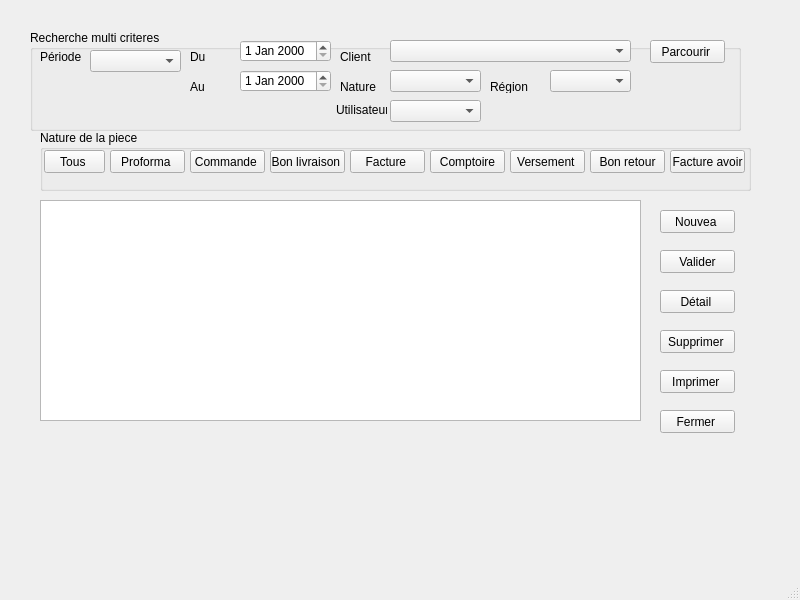
<?xml version="1.0" encoding="UTF-8"?>
<ui version="4.0">
 <class>MainWindow</class>
 <widget class="QMainWindow" name="MainWindow">
  <property name="geometry">
   <rect>
    <x>0</x>
    <y>0</y>
    <width>800</width>
    <height>600</height>
   </rect>
  </property>
  <property name="windowTitle">
   <string>MainWindow</string>
  </property>
  <widget class="QWidget" name="centralwidget">
   <widget class="QPushButton" name="pushButton_142">
    <property name="geometry">
     <rect>
      <x>660</x>
      <y>290</y>
      <width>75</width>
      <height>23</height>
     </rect>
    </property>
    <property name="text">
     <string>Détail </string>
    </property>
   </widget>
   <widget class="QPushButton" name="pushButton_143">
    <property name="geometry">
     <rect>
      <x>660</x>
      <y>410</y>
      <width>75</width>
      <height>23</height>
     </rect>
    </property>
    <property name="text">
     <string>Fermer </string>
    </property>
   </widget>
   <widget class="QPushButton" name="pushButton_172">
    <property name="geometry">
     <rect>
      <x>660</x>
      <y>210</y>
      <width>75</width>
      <height>23</height>
     </rect>
    </property>
    <property name="text">
     <string>Nouvea </string>
    </property>
   </widget>
   <widget class="QPushButton" name="pushButton_171">
    <property name="geometry">
     <rect>
      <x>660</x>
      <y>370</y>
      <width>75</width>
      <height>23</height>
     </rect>
    </property>
    <property name="text">
     <string>Imprimer </string>
    </property>
   </widget>
   <widget class="QGroupBox" name="groupBox_35">
    <property name="geometry">
     <rect>
      <x>30</x>
      <y>30</y>
      <width>711</width>
      <height>101</height>
     </rect>
    </property>
    <property name="title">
     <string>Recherche multi criteres </string>
    </property>
    <widget class="QLabel" name="label_246">
     <property name="geometry">
      <rect>
       <x>10</x>
       <y>20</y>
       <width>47</width>
       <height>13</height>
      </rect>
     </property>
     <property name="text">
      <string>Période </string>
     </property>
    </widget>
    <widget class="QLabel" name="label_247">
     <property name="geometry">
      <rect>
       <x>160</x>
       <y>20</y>
       <width>47</width>
       <height>13</height>
      </rect>
     </property>
     <property name="text">
      <string>Du </string>
     </property>
    </widget>
    <widget class="QLabel" name="label_248">
     <property name="geometry">
      <rect>
       <x>160</x>
       <y>50</y>
       <width>47</width>
       <height>13</height>
      </rect>
     </property>
     <property name="text">
      <string>Au </string>
     </property>
    </widget>
    <widget class="QLabel" name="label_249">
     <property name="geometry">
      <rect>
       <x>310</x>
       <y>20</y>
       <width>47</width>
       <height>13</height>
      </rect>
     </property>
     <property name="text">
      <string>Client </string>
     </property>
    </widget>
    <widget class="QLabel" name="label_250">
     <property name="geometry">
      <rect>
       <x>310</x>
       <y>50</y>
       <width>47</width>
       <height>13</height>
      </rect>
     </property>
     <property name="text">
      <string>Nature </string>
     </property>
    </widget>
    <widget class="QLabel" name="label_251">
     <property name="geometry">
      <rect>
       <x>306</x>
       <y>70</y>
       <width>51</width>
       <height>20</height>
      </rect>
     </property>
     <property name="text">
      <string>Utilisateur </string>
     </property>
    </widget>
    <widget class="QLabel" name="label_252">
     <property name="geometry">
      <rect>
       <x>460</x>
       <y>50</y>
       <width>47</width>
       <height>13</height>
      </rect>
     </property>
     <property name="text">
      <string>Région </string>
     </property>
    </widget>
    <widget class="QComboBox" name="comboBox_70">
     <property name="geometry">
      <rect>
       <x>360</x>
       <y>10</y>
       <width>241</width>
       <height>22</height>
      </rect>
     </property>
    </widget>
    <widget class="QComboBox" name="comboBox_71">
     <property name="geometry">
      <rect>
       <x>360</x>
       <y>40</y>
       <width>91</width>
       <height>22</height>
      </rect>
     </property>
    </widget>
    <widget class="QComboBox" name="comboBox_72">
     <property name="geometry">
      <rect>
       <x>520</x>
       <y>40</y>
       <width>81</width>
       <height>22</height>
      </rect>
     </property>
    </widget>
    <widget class="QComboBox" name="comboBox_73">
     <property name="geometry">
      <rect>
       <x>360</x>
       <y>70</y>
       <width>91</width>
       <height>22</height>
      </rect>
     </property>
    </widget>
    <widget class="QPushButton" name="pushButton_160">
     <property name="geometry">
      <rect>
       <x>620</x>
       <y>10</y>
       <width>75</width>
       <height>23</height>
      </rect>
     </property>
     <property name="text">
      <string>Parcourir </string>
     </property>
    </widget>
    <widget class="QComboBox" name="comboBox_74">
     <property name="geometry">
      <rect>
       <x>60</x>
       <y>20</y>
       <width>91</width>
       <height>22</height>
      </rect>
     </property>
    </widget>
    <widget class="QDateEdit" name="dateEdit_29">
     <property name="geometry">
      <rect>
       <x>210</x>
       <y>10</y>
       <width>91</width>
       <height>22</height>
      </rect>
     </property>
    </widget>
    <widget class="QDateEdit" name="dateEdit_30">
     <property name="geometry">
      <rect>
       <x>210</x>
       <y>40</y>
       <width>91</width>
       <height>22</height>
      </rect>
     </property>
    </widget>
   </widget>
   <widget class="QPushButton" name="pushButton_170">
    <property name="geometry">
     <rect>
      <x>660</x>
      <y>250</y>
      <width>75</width>
      <height>23</height>
     </rect>
    </property>
    <property name="text">
     <string>Valider</string>
    </property>
   </widget>
   <widget class="QGroupBox" name="groupBox_36">
    <property name="geometry">
     <rect>
      <x>40</x>
      <y>130</y>
      <width>711</width>
      <height>61</height>
     </rect>
    </property>
    <property name="title">
     <string>Nature de la piece </string>
    </property>
    <widget class="QPushButton" name="pushButton_161">
     <property name="geometry">
      <rect>
       <x>4</x>
       <y>20</y>
       <width>61</width>
       <height>23</height>
      </rect>
     </property>
     <property name="text">
      <string>Tous </string>
     </property>
    </widget>
    <widget class="QPushButton" name="pushButton_162">
     <property name="geometry">
      <rect>
       <x>70</x>
       <y>20</y>
       <width>75</width>
       <height>23</height>
      </rect>
     </property>
     <property name="text">
      <string>Proforma </string>
     </property>
    </widget>
    <widget class="QPushButton" name="pushButton_163">
     <property name="geometry">
      <rect>
       <x>150</x>
       <y>20</y>
       <width>75</width>
       <height>23</height>
      </rect>
     </property>
     <property name="text">
      <string>Commande </string>
     </property>
    </widget>
    <widget class="QPushButton" name="pushButton_164">
     <property name="geometry">
      <rect>
       <x>230</x>
       <y>20</y>
       <width>75</width>
       <height>23</height>
      </rect>
     </property>
     <property name="text">
      <string>Bon livraison </string>
     </property>
    </widget>
    <widget class="QPushButton" name="pushButton_165">
     <property name="geometry">
      <rect>
       <x>390</x>
       <y>20</y>
       <width>75</width>
       <height>23</height>
      </rect>
     </property>
     <property name="text">
      <string>Comptoire</string>
     </property>
    </widget>
    <widget class="QPushButton" name="pushButton_166">
     <property name="geometry">
      <rect>
       <x>310</x>
       <y>20</y>
       <width>75</width>
       <height>23</height>
      </rect>
     </property>
     <property name="text">
      <string>Facture </string>
     </property>
    </widget>
    <widget class="QPushButton" name="pushButton_167">
     <property name="geometry">
      <rect>
       <x>470</x>
       <y>20</y>
       <width>75</width>
       <height>23</height>
      </rect>
     </property>
     <property name="text">
      <string>Versement </string>
     </property>
    </widget>
    <widget class="QPushButton" name="pushButton_168">
     <property name="geometry">
      <rect>
       <x>630</x>
       <y>20</y>
       <width>75</width>
       <height>23</height>
      </rect>
     </property>
     <property name="text">
      <string>Facture avoir</string>
     </property>
    </widget>
    <widget class="QPushButton" name="pushButton_169">
     <property name="geometry">
      <rect>
       <x>550</x>
       <y>20</y>
       <width>75</width>
       <height>23</height>
      </rect>
     </property>
     <property name="text">
      <string>Bon retour</string>
     </property>
    </widget>
   </widget>
   <widget class="QTableWidget" name="tableWidget_17">
    <property name="geometry">
     <rect>
      <x>40</x>
      <y>200</y>
      <width>601</width>
      <height>221</height>
     </rect>
    </property>
   </widget>
   <widget class="QPushButton" name="pushButton_144">
    <property name="geometry">
     <rect>
      <x>660</x>
      <y>330</y>
      <width>75</width>
      <height>23</height>
     </rect>
    </property>
    <property name="text">
     <string>Supprimer </string>
    </property>
   </widget>
  </widget>
  <widget class="QMenuBar" name="menubar">
   <property name="geometry">
    <rect>
     <x>0</x>
     <y>0</y>
     <width>800</width>
     <height>21</height>
    </rect>
   </property>
  </widget>
  <widget class="QStatusBar" name="statusbar"/>
 </widget>
 <resources/>
 <connections/>
</ui>
